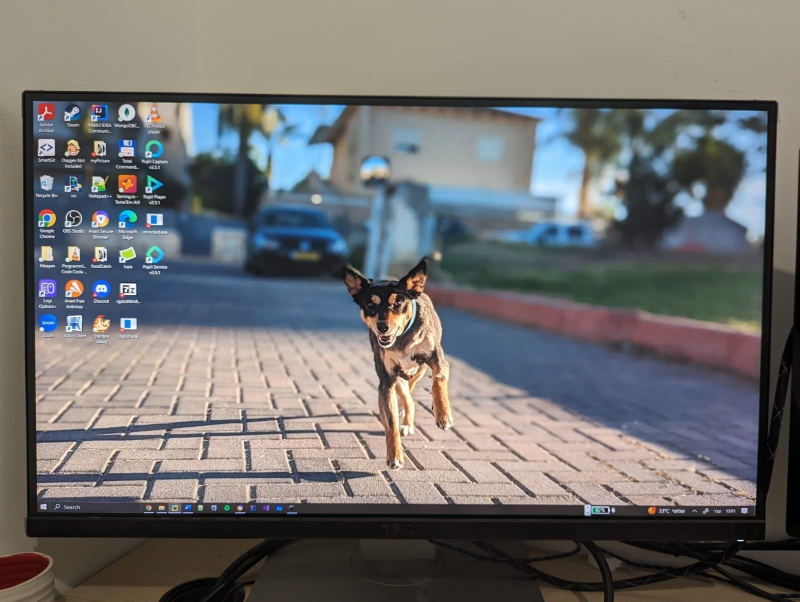
#> input picture reference_image.jpeg, 1599 x 1204 px (shown at 1/2 size)
$ python get_corners_file.py
#> lines starting #> are read from the running program, lines starting #| are printed output that depends on the picture
import logging
import os
import json
from tkinter import filedialog
import cv2
import numpy as np
import tkinter as tk


def get_directory_path(title) -> str:
    """
    :param title: The title of the directory dialog.
    :return: The path for the directory the user chose.
    """
#> called with title = 'Reference image directory'
    root = tk.Tk()
    root.withdraw()  # Hide the main window
    directory_path: str = filedialog.askdirectory(
        title=title,
        initialdir="/path/to/default/directory")
#> the answer given: .
#> the answer given: .

    if directory_path:
        print("You chose the directory:", directory_path)
    else:
        raise NotADirectoryError("No directory selected")
    return directory_path


def pick_point_in_image(rim_dir, output_dir, points, npoints=4):
    """
    A function to pick the screen corners on the reference image,
    returns the corners points, and the ref image in openCV
    :param points:
    :param output_dir: The output directory
    :param rim_dir: the directory of the reference image
    :param npoints: the number of corners to pick
    """
#> called with rim_dir = '.', output_dir = '.', npoints = 4
    # Pick the image
    image_path = os.path.join(rim_dir, "reference_image.jpeg")
    # Read the image
    image = cv2.imread(image_path)
#> image is the input picture: shape (1204, 1599, 3); mean B, G, R 111.3, 111.6, 112.2
    if points is None:
        # Create a downsample image for displaying in the corner selection. 480p height
        copy_image = image.copy()
        h, w = image.shape[0:2]
#> h = 1204; w = 1599
        resize_factor = 480 / h
#> resize_factor = 0.399
        copy_image = cv2.resize(copy_image, (int(w * (480 / h)), 480))
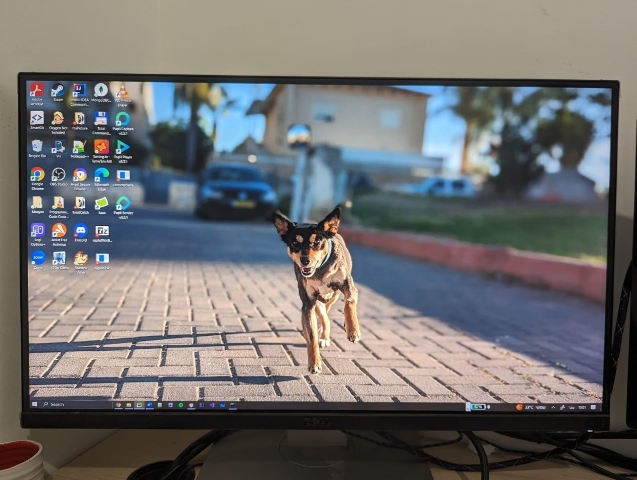
#> copy_image: shape (480, 637, 3); mean B, G, R 111.2, 111.5, 112.1
        backup = copy_image.copy()
        points = []

        def pick_corners(event, x, y, flags, param):
            if event == cv2.EVENT_LBUTTONDOWN:
                if len(points) < npoints:
                    cv2.circle(param, (x, y), int(50 * resize_factor), (0, 0, 255), -1)
                    points.append((x, y))
                    logging.info(f"Picked point: {(x, y)}")
                    if len(points) == npoints:
                        cv2.putText(
                            param,
                            "Done, press Q to continue",
                            (int(param.shape[0] / 4), int(param.shape[1] / 2)),
                            cv2.FONT_HERSHEY_SIMPLEX,
                            5 * resize_factor,
                            (0, 0, 255),
                            int(15 * resize_factor),
                            2,
                        )
            elif event == cv2.EVENT_FLAG_RBUTTON:
                if len(points) > 0:
                    points.pop()
                    logging.info("Removed last point")
                    cv2.addWeighted(param, 0.1, backup, 0.9, 0, param)
                    for point in points:
                        cv2.circle(
                            param, point, int(50 * resize_factor), (0, 0, 255), -1
                        )
                else:
                    logging.info("No points to remove")

        cv2.namedWindow("Pick the corners of your ROI by clicking on the image")
        cv2.setMouseCallback(
            "Pick the corners of your ROI by clicking on the image",
            pick_corners,
            copy_image,
        )
        while True:
            cv2.imshow(
                "Pick the corners of your ROI by clicking on the image", copy_image
            )
            if cv2.waitKey(1) & 0xFF == ord("q"):
#> (key q is pressed here)
                break
        cv2.destroyAllWindows()
        # Get the points back to the original image size
        points = [
            (int(point[0] / resize_factor), int(point[1] / resize_factor))
            for point in points
        ]
#> points = []
    # Copy the points to the ref image
    for point in points:
        cv2.circle(image, point, 50, (0, 0, 255), -1)
    image = cv2.cvtColor(image, cv2.COLOR_BGR2RGB)
    # Reorder the corners
    points = np.array(points)
#> points = empty array
    center = np.average(points, axis=0)
#> center = nan
    diff_points = np.sign(points - center)
#> diff_points = empty array
#> (the run stopped early here; a loop or call above may not have finished)
